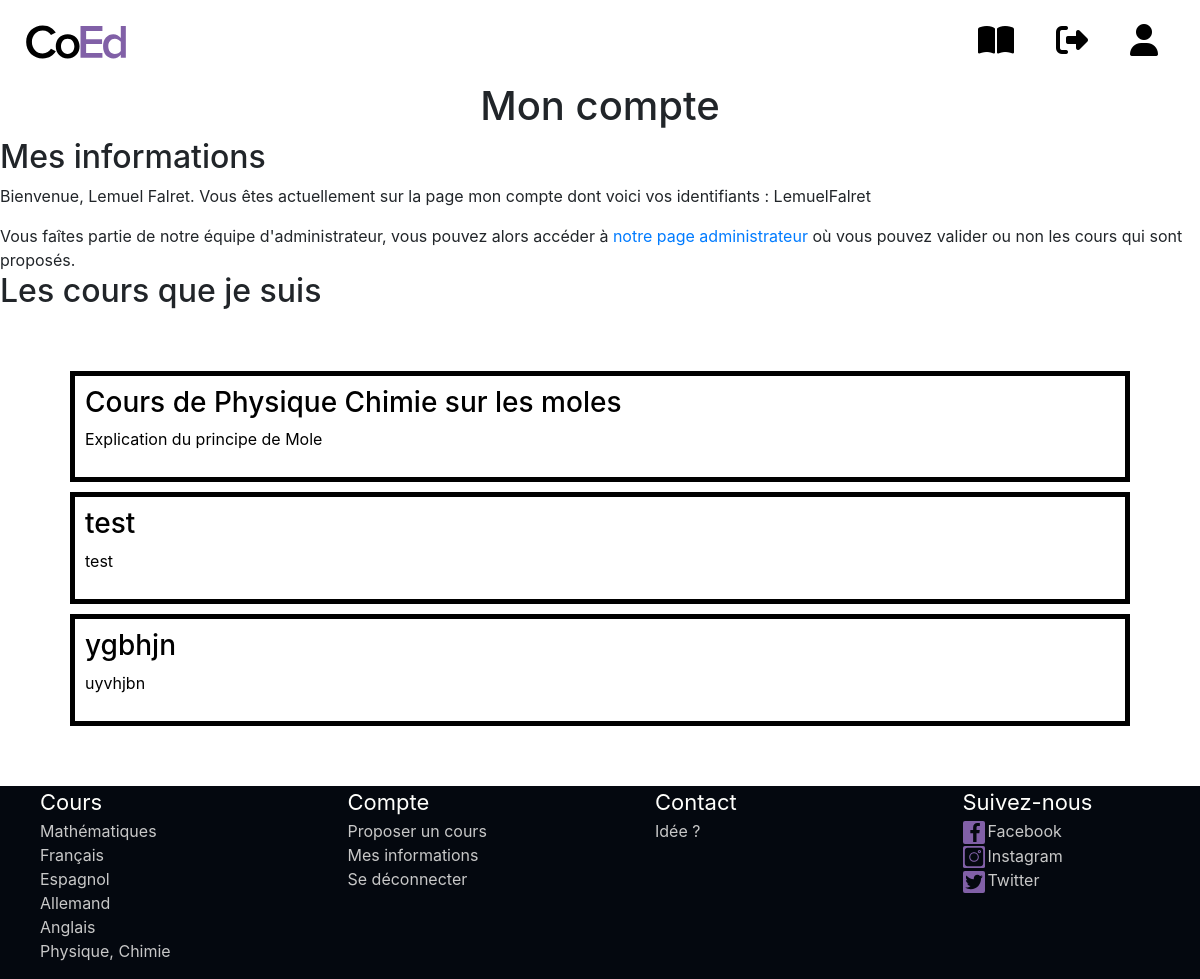
Screenshot of /index.php?page=login (signed in) with the database file from the repository.
### tables this page shows
CREATE TABLE `usercourses` (
  `idusercourses` int(255) NOT NULL,
  `score` int(11) DEFAULT NULL,
  `username` varchar(100) NOT NULL,
  `courseid` int(255) NOT NULL
);

CREATE TABLE `courses` (
  `courseid` int(255) NOT NULL,
  `subject` varchar(100) NOT NULL,
  `title` varchar(1000) NOT NULL,
  `content` varchar(2000) NOT NULL,
  `url` varchar(2000) NOT NULL,
  `valide` varchar(10) DEFAULT NULL
);

### controller/courseController.php (called while the page is built, shortened)
<?php
include_once './models/Bdd.php';
function getCourseById($id){
    $Bdd = new Bdd();
    $course = $Bdd->getCourseById($id);
    return $course;
}
function getAllIdAccountCourses(){
    $Bdd = new Bdd();
    $idcourses = $Bdd->getAccountIdCourses($_SESSION['username']);
    return $idcourses;
}

### models/Bdd.php (called while the page is built, shortened)
<?php
class Bdd
{
    private $connexion;
    public function __construct()
    {
        try {
            $this->connexion = new PDO('mysql:host=localhost;dbname=webpjt;charset=utf8', 'root', 'root');
        } catch (PDOException $Exception) {
            echo "Erreur de connexion à la base de donnée";
            exit;
        }
    }
    public function getAccountIdCourses($username)
    {
        $sql = 'SELECT courseid FROM usercourses WHERE username = :username';
        $var = $this->connexion->prepare($sql);
        $var->execute([":username" => $username]);
        $idcourses = $var->fetchAll(PDO::FETCH_ASSOC);
        return $idcourses;
    }
    public function getCourseById($id)
    {
        $sql = 'SELECT * FROM courses where courseid = :id';
        $var = $this->connexion->prepare($sql);
        $var->execute([":id" => $id]);
        $course = $var->fetch(PDO::FETCH_ASSOC);
        return $course;
    }
}

### views/myaccount.php (the view, shortened to what this page needs)
<!DOCTYPE html>
<html lang="en">
<head>
    <link rel="stylesheet" href="./styles/stylemyaccount.css">
</head>
<body>
    <h1>Mon compte</h1>
    <h2>Mes informations</h2>
    <p>Bienvenue, <?php echo $_SESSION['firstname'] ?> <?php echo $_SESSION['lastname'] ?>. Vous êtes actuellement sur la page mon compte dont voici vos identifiants : <?php echo $_SESSION['username'] ?></p>
    <?php
    if ($_SESSION['type'] == 'admin') {
        echo "Vous faîtes partie de notre équipe d'administrateur, vous pouvez alors accéder à <a href=\"index.php?page=administrateur\">notre page administrateur</a> où vous pouvez valider ou non les cours qui sont proposés.";
    }
    ?>
    <h2>Les cours que je suis</h2>
    <?php
    include_once './controller/courseController.php';
    $idcourses = getAllIdAccountCourses();
    echo "<div class=\"allcourses\">";
    foreach ($idcourses as $idcourse) {
        $course = getCourseById($idcourse['courseid']);
        if ($course['valide'] == "oui") {
            echo "<a href=\"index.php?page=coursdisplay&id=" . $course['courseid'] . "\">
                <div class=\"course\">
                    <h3>" . $course['title'] . "</h3>
                    <p>" . $course['subject'] . "</p>
                </div>
            </a>";
        }
    }
    echo "</div>";
    ?>
</body>
</html>

### styles/stylenavbar.css (style rules this page uses)
:root { --purple_web: #8160a7; --black_web: #04080f; --white_web: #fffffc; --grey_web: #c8c8c8; }
* { box-sizing: border-box; }
body { margin: 0; padding: 0; }

### styles/stylefooter.css (style rules this page uses)
html, body { height: 100%; }

### styles/stylemyaccount.css (style rules this page uses)
body h1 { text-align: center; }
.allcourses { margin: 5%; }
.allcourses a { text-decoration: none; color: black; }
.course { border: solid 5px black; padding: 10px; margin: 10px; }

### rows the page displays
usercourses: courseid.title "Cours de Physique Chimie sur les moles", courseid.subject "Explication du principe de Mole"
usercourses: courseid.title "test", courseid.subject "test"
usercourses: courseid.title "ygbhjn", courseid.subject "uyvhjbn"

### other values shown
$_SESSION['firstname'] "Lemuel"
$_SESSION['lastname'] "Falret"
$_SESSION['username'] "LemuelFalret"
